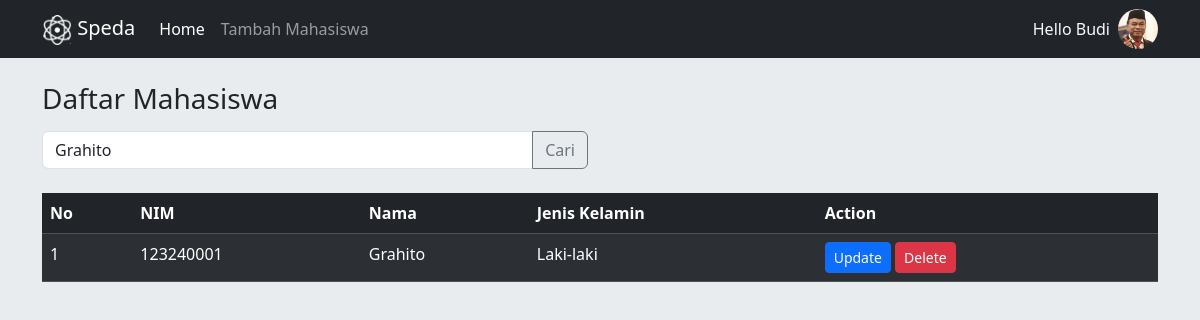
/index.php?cari=Grahito, run on the app's committed database.
### tables this page shows
CREATE TABLE `mahasiswa` (
  `id` int(11) NOT NULL,
  `nim` varchar(100) NOT NULL,
  `nama` varchar(100) NOT NULL,
  `jenis_kelamin` varchar(100) NOT NULL,
  `created_at` datetime NOT NULL DEFAULT current_timestamp()
);

### index.php (the view, shortened to what this page needs)
<?php
include 'config/koneksi.php';
$search = "";
$whereClause = "";
if (isset($_GET['cari']) && !empty($_GET['cari'])) {
    $search = $_GET['cari'];
    $search = mysqli_real_escape_string($conn, $search);
    $whereClause = "WHERE nama LIKE '%$search%'";
}
$query = "SELECT * FROM mahasiswa $whereClause ORDER BY id ASC";
$result = mysqli_query($conn, $query);
?>
<!DOCTYPE html>
<html lang="en">
<head>
    <link href="https://cdn.jsdelivr.net/npm/bootstrap@5.3.2/dist/css/bootstrap.min.css" rel="stylesheet">
    <link rel="stylesheet" href="css/style.css">
</head>
<body>
    <nav class="navbar navbar-expand-lg navbar-dark bg-dark">
        <div class="container">
            <a class="navbar-brand" href="#">
                <img src="img/logo-speda.png" alt="Speda Logo" style="height: 30px;">
                Speda
            </a>
            <div class="collapse navbar-collapse">
                <ul class="navbar-nav me-auto mb-2 mb-lg-0">
                    <li class="nav-item">
                        <a class="nav-link active" href="index.php">Home</a>
                    </li>
                    <li class="nav-item">
                        <a class="nav-link" href="tambah.php">Tambah Mahasiswa</a>
                    </li>
                </ul>
                <div class="d-flex align-items-center">
                    <span class="text-light me-2">Hello Budi</span>
                    <img src="img/logo-user.jpg" alt="User Logo" class="rounded-circle" style="height: 40px; width: 40px;">
                </div>
            </div>
        </div>
    </nav>
    <div class="container mt-4">
        <h3>Daftar Mahasiswa</h3>
        <div class="row mt-3">
            <div class="col-md-6">
                <form method="GET" action="index.php">
                    <div class="input-group mb-3">
                        <input type="text" class="form-control" placeholder="Cari Mahasiswa..."
                               name="cari" value="<?php echo htmlspecialchars($search); ?>">
                        <button class="btn btn-outline-secondary" type="submit">Cari</button>
                    </div>
                </form>
            </div>
        </div>
        <table class="table table-dark table-striped mt-2">
            <thead>
                <tr>
                    <th scope="col">No</th>
                    <th scope="col">NIM</th>
                    <th scope="col">Nama</th>
                    <th scope="col">Jenis Kelamin</th>
                    <th scope="col">Action</th>
                </tr>
            </thead>
            <tbody>
                <?php
                if (mysqli_num_rows($result) > 0) {
                    $no = 1;
                    while ($row = mysqli_fetch_assoc($result)) {
                        echo "<tr>";
                        echo "<td>" . $no . "</td>";
                        echo "<td>" . htmlspecialchars($row['nim']) . "</td>";
                        echo "<td>" . htmlspecialchars($row['nama']) . "</td>";
                        echo "<td>" . htmlspecialchars($row['jenis_kelamin']) . "</td>";
                        echo "<td>";
                        echo "<a href='ubah.php?id=" . $row['id'] . "' class='btn btn-primary btn-sm'>Update</a> ";
                        echo "<button class='btn btn-danger btn-sm delete-btn' data-id='" . $row['id'] . "' data-nama='" . htmlspecialchars($row['nama']) . "' data-bs-toggle='modal' data-bs-target='#delete-modal'>Delete</button>";
                        echo "</td>";
                        echo "</tr>";
                        $no++;
                    }
                } else {
                    echo "<tr><td colspan='5' class='text-center'>Tidak ada data</td></tr>";
                }
                ?>
            </tbody>
        </table>
    </div>
</body>
</html>

### css/style.css (style rules this page uses)
body { background-color: #e9ecef; }

### data on the page
mahasiswa: nim "123240001", nama "Grahito", jenis_kelamin "Laki-laki"
